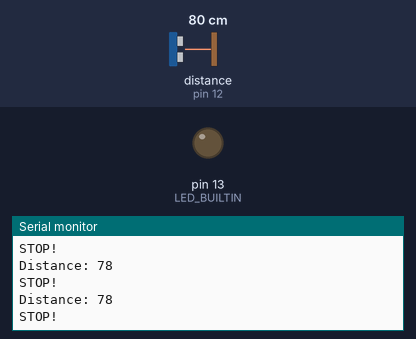
Bench run of a sketch on a simulated Arduino Uno, built with avr-gcc and run on an emulated ATmega328P. Shown: output pins drawn as LEDs (lit = HIGH), the last lines printed to the serial monitor. Wiring (inferred from the names in the program): ultrasonic range finder: trigger pin 11; echo pin 12. The inputs (shaded band) are chosen by the test bench; at power-on: distance to the obstacle (sensor on pin 12) 80 cm. The echo pulse lasts 58.3 µs per cm; pins used as bus, display or sensor lines are not drawn.

Above: at 1.2 s.
1.3 s: distance to the obstacle (sensor on pin 12) set to 9 cm
At 2.1 s:
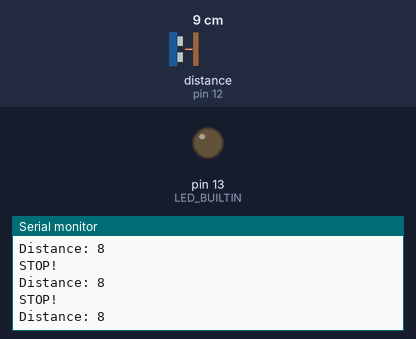
4.3 s: distance to the obstacle (sensor on pin 12) set to 2 cm
At 5.0 s:
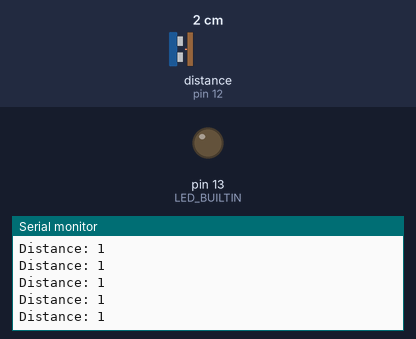
Timing chart, 0 to 7.3 s (numbered marks = the images above; inputs shaded):
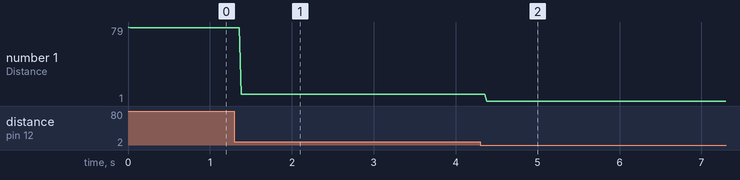

The sketch:

7.2.3.2.ino
```cpp
const int trigPin = 11;
const int echoPin = 12;

long duration;
int distance;

void setup() {
  pinMode(trigPin, OUTPUT);
  pinMode(echoPin, INPUT);

  pinMode(LED_BUILTIN, OUTPUT);

  Serial.begin(9600);
}

int get_distance() {
  int toReturn = 0;

  digitalWrite(trigPin, LOW);
  delayMicroseconds(2);

  digitalWrite(trigPin, HIGH);
  delayMicroseconds(10);
  digitalWrite(trigPin, LOW);

  duration = pulseIn(echoPin, HIGH);
  toReturn = duration * 0.034 / 2;

  return toReturn;
}

void loop() {
  distance = get_distance();
  Serial.println("Distance: " + String(distance));
  if (distance > 3) {
    Serial.println("STOP!");
  }
}
```

Measured:
- after the input at 1.3 s, the serial monitor: prints a new line after 0.08 s (image 1)
- after the input at 4.3 s, the serial monitor: prints a new line after 0.08 s (image 2)
- plotted number 1: 78 → 8 after the input at 1.3 s, 8 → 1 after the input at 4.3 s
